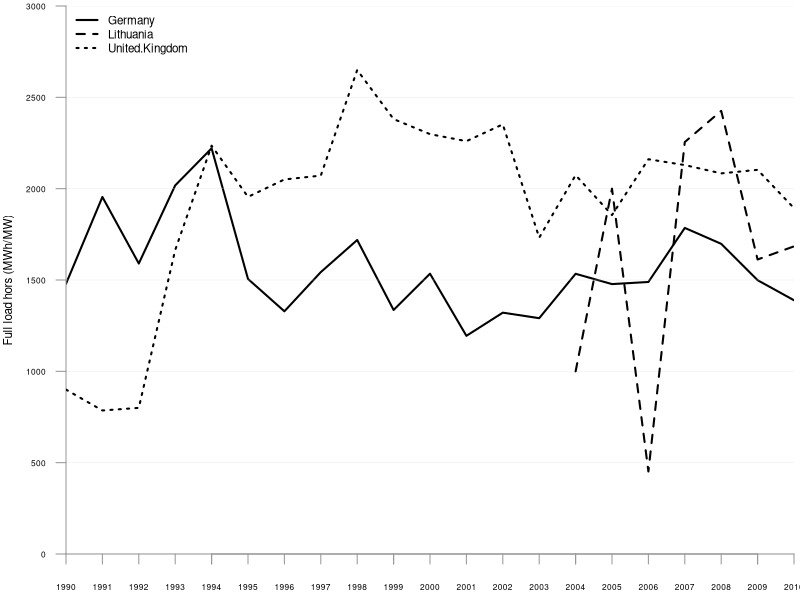

Write the R code that produced this figure.
####################
#
#	Title: Generation from installed capacity (MWh/MW)
#	Source: Eurostat (nrg_113a, nrg_1072)
#	Notes: Onshore and offshore wind turbines. Sum of main activity producers and autoproducers
#
####################


capacity = read.csv("eurostat-nrg_113a_capacity-wind-MW.csv")
production = read.csv("eurostat-nrg_1072_production-wind-GWh.csv") # this is in GWh so late we have to multiply with 1000 to get it in MWh.

# How would it look if the numbers went rounded
# capacity$Lithuania[15] = 0.85
# capacity$Lithuania[16] = 0.99
# production$Lithuania[15] = 1.2
# production$Lithuania[16] = 1.8

pdf(file="figure_generation-capacity.pdf", height=2.5, width=5)

par(mar=c(2,3,0,0)+.3, yaxs='i', xaxs='i')
plot(production$Germany*1000/capacity$Germany, type="l", ylim=range(0,3000), axes=F, ann=T, ylab="", xlab="", cex.lab=0.7, lwd=2)
abline(h=c(0,500,1000,1500,2000,2500,3000), col="#D9D9D9", lwd=0.3)
mtext("Full load hors (MWh/MW)", 2, cex=0.7, line=2.5)
axis(1, lab=F, col="#989898") #disable labels on x-axis
axis(1, at=1:21, lab=capacity$X, cex.axis=0.5, col="#989898")
axis(2, las=1, cex.axis=0.5, col="#989898")
#box()
lines(production$Lithuania*1000/capacity$Lithuania, type="l", lty=2, lwd=2)
lines(production$United.Kingdom*1000/capacity$United.Kingdom, type="l", lty=3, lwd=2)
#title(main="Generation from installed capacity (MWh/MW)")
#mtext("1990-2010");
legend("topleft", names(capacity[-1]), cex=0.7, lty=1:3, lwd=2, bty="n")

dev.off()
